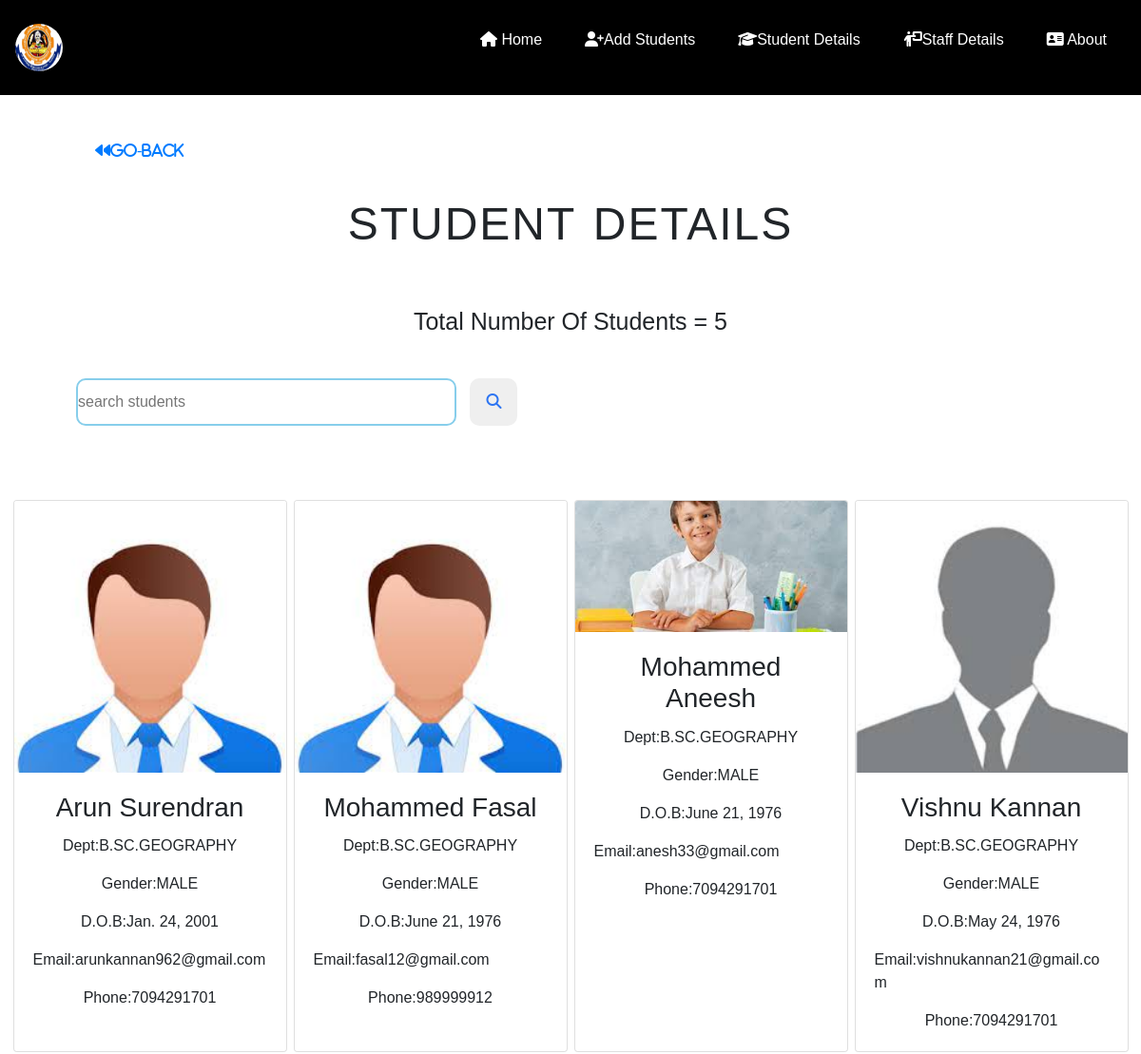
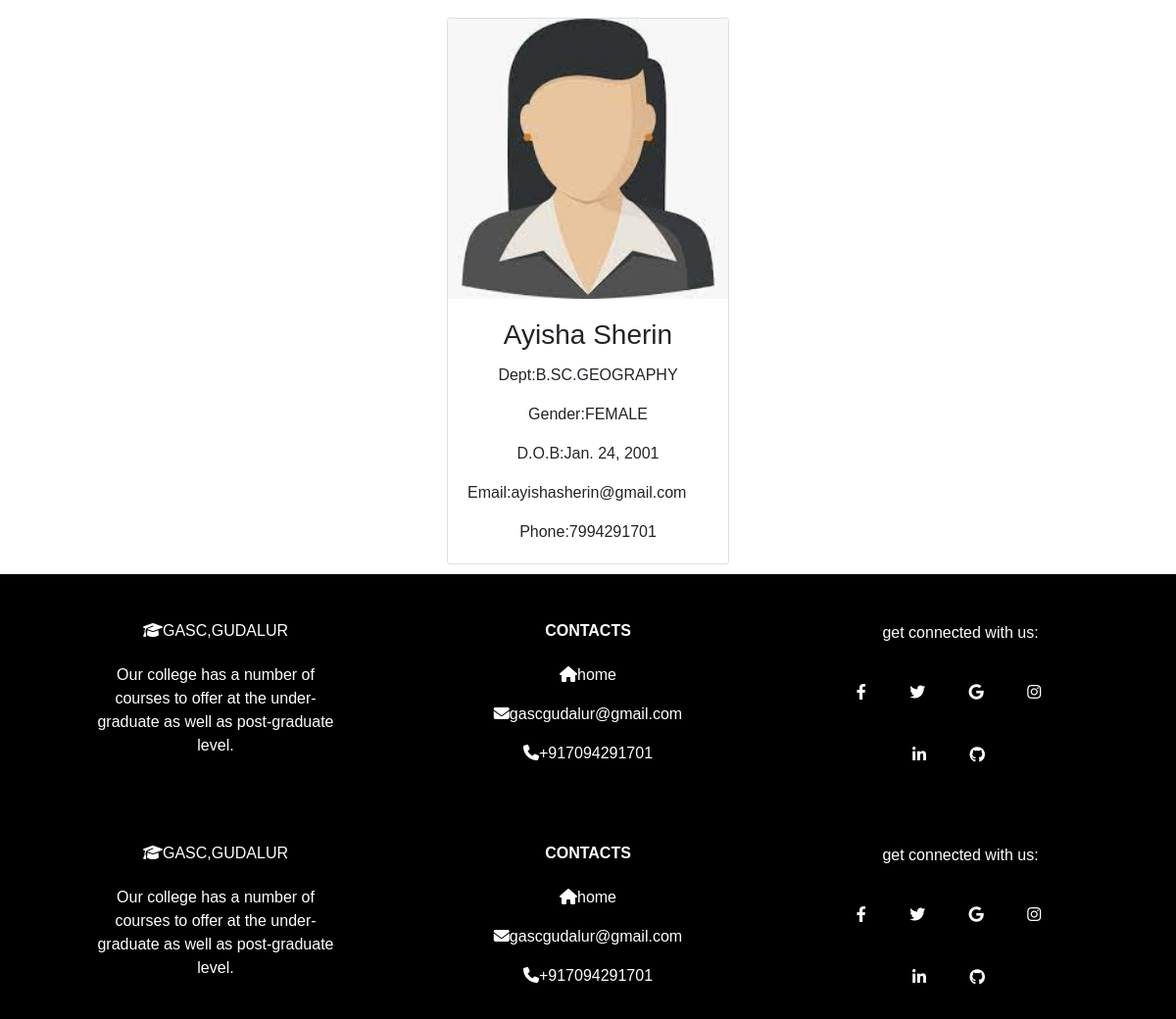
The app's page /bsc_geo with its own data (2 pictures, top to bottom).
### home/models.py (models this page shows, shortened)
class admission(models.Model):
    firstname=models.CharField(max_length=100,validators=[alpha],null=True,blank=True)
    lastname=models.CharField(max_length=50,validators=[alpha],null=True,blank=True)
    date_of_birth=models.DateField(auto_now=False, auto_now_add=False)
    email=models.EmailField(max_length=254)
    GENDER=(('MALE','MALE'),('FEMALE','FEMALE'))
    gender=models.CharField(max_length=50,choices=GENDER,null=True)
    phone=models.CharField(max_length=10,validators=[numbers])
    address=models.TextField(max_length=200,null=True)
    city=models.CharField(max_length=50,null=True)
    state=models.CharField(max_length=50,null=True)
    pin=models.CharField(max_length=6,null=True,validators=[pincode])
    COURSES=(('B.SC.GEOGRAPHY','B.SC.GEOGRAPHY'),('B.SC.MICROBIOLOGY','B.SC.MICROBIOLOGY'),('B.SC.COMPUTER SCIENCE','B.SC.COMPUTER SCIENCE'),('B.SC.PHYSICS','B.SC.PHYSICS'),('B.SC.MATHEMATICS','B.SC.MATHEMATICS'),('B.COM IT','B.COM IT'),('B.COM CA','B.COM CA'),('B.COM','B.COM'),('B.B.A BUSINESS ADMINISTRATION','B.B.A BUSINESS ADMINISTRATION'),('BBA.CA','BBA.CA'),('B.A ENGLISH','B.A ENGLISH'),('B.COM','B.COM'),('B.Sc.Cs','B.Sc.Cs'),('BCA','BCA'))
    courses_available=models.CharField(max_length=50,choices=COURSES,null=True)
    image=models.ImageField(upload_to='sample_images',null=True,blank=True)
    @property
    def imageURL(self):
        try:
            URL=self.image.url
        except:
            URL=''
        return URL

### home/views.py (the view)
# urls.py: path('bsc_geo',views.B_SC_GEOGRAPHY,name='bscgeo'),
def B_SC_GEOGRAPHY(request):
    bsc_geo=admission.objects.filter(courses_available='B.SC.GEOGRAPHY')
    if 'q' in request.GET:
        q=request.GET['q']
        bsc_geo=admission.objects.filter(firstname__icontains=q,courses_available='B.SC.GEOGRAPHY')
    else:
        bsc_geo=admission.objects.filter(courses_available='B.SC.GEOGRAPHY')
    students_length=len(bsc_geo)
    context={
        'bsc_geo':bsc_geo,
        'students_length':students_length
    }
    return render(request,'courses.html',context)

### templates/courses.html (shortened to what this page needs)
{% extends 'base.html' %}
{% block content %}
{% load static %}
<link rel="stylesheet" href=" {% static 'css\student details.css' %}  ">
<link rel="stylesheet" href="https://cdnjs.cloudflare.com/ajax/libs/font-awesome/4.7.0/css/font-awesome.min.css">
<link rel="stylesheet" href="https://cdn.jsdelivr.net/npm/bootstrap@4.3.1/dist/css/bootstrap.min.css">
<a href="{% url 'studentsdetails' %}"><i class="fa fa-regular fa-backward fa-fade"style="height:50px;width:100px;margin-left:100px;margin-top:50px;">Go-back</i></a>
<div id="head">student details</div>
<br><br>
  <p id="count" style="text-align:center;font-size:25px;text-transform:capitalize;" > total number of students = {{students_length}}</p><br>
  <div id="search">
    <form action="" method='GET' id="form" >
      <input type="search" name="q" id="searchbar" placeholder="search students">
      <button type="submit" id="searchbutton"><i class="fa fa-magnifying-glass fa-fade fa-solid" style="color:#2c74f2"></i></button>
    </form>
  </div><br><br>
 <div id="detail-container">
  {% include 'messages.html' %}
{% for i in bsc_geo %}
<div class="card" style="width: 18rem;">
  <img src="{{i.imageURL}}" class="card-img-top" title="{{i.firstname}} {{i.lastname}}" >
  <div class="card-body">
    <h3 class="card-title text-center" style="text-transform:capitalize;">{{i.firstname}} {{i.lastname}} </h3>
    <p class="card-text text-center">Dept:{{i.courses_available}}</p>
    <p class="card-text text-center">Gender:{{i.gender}}</p>
    <p class="card-text text-center">D.O.B:{{i.date_of_birth}}</p>
    <p class="card-text ">Email:{{i.email}}</p>
    <p class="card-text text-center">Phone:{{i.phone}}</p>
  </div>
</div>
{% endfor %}
</div>
{% include 'footer.html' %}
{% endblock content %}

### static/css/mainstyle.css (style rules this page uses)
* { padding: 0; margin: 0; box-sizing: border-box; font-family: sans-serif; }
a { text-decoration: none; font-size: 1rem; }

### static/css/student details.css (style rules this page uses)
* { padding: 0; margin: 0; box-sizing: border-box; font-family: sans-serif; }
#detail-container { display: flex; justify-content: space-around; flex-wrap: wrap; margin:10px; }
.card { margin-top: 20px; }
#head { text-transform: uppercase; letter-spacing: 2px; text-align: center; font-size: 3rem; word-spacing: 3px; }
#searchbar { height: 50px; width: 400px; margin-left: 80px; border-radius: 10px; border: solid skyblue 2px; }
#searchbutton { height: 50px; width: 50px; border: none; border-radius: 10px; margin-left: 10px; }

### records on screen
admission: imageURL (picture), firstname "Arun", lastname "Surendran", courses_available "B.SC.GEOGRAPHY", gender "MALE", date_of_birth "Jan. 24, 2001", email "arunkannan962@gmail.com", phone "7094291701"
admission: imageURL (picture), firstname "Mohammed", lastname "Fasal", courses_available "B.SC.GEOGRAPHY", gender "MALE", date_of_birth "June 21, 1976", email "fasal12@gmail.com", phone "989999912"
admission: imageURL (picture), firstname "Mohammed", lastname "Aneesh", courses_available "B.SC.GEOGRAPHY", gender "MALE", date_of_birth "June 21, 1976", email "anesh33@gmail.com", phone "7094291701"
admission: imageURL (picture), firstname "Vishnu", lastname "Kannan", courses_available "B.SC.GEOGRAPHY", gender "MALE", date_of_birth "May 24, 1976", email "vishnukannan21@gmail.com", phone "7094291701"
admission: imageURL (picture), firstname "Ayisha", lastname "Sherin", courses_available "B.SC.GEOGRAPHY", gender "FEMALE", date_of_birth "Jan. 24, 2001", email "ayishasherin@gmail.com", phone "7994291701"

### other values on screen
{{ students_length }} "5"
